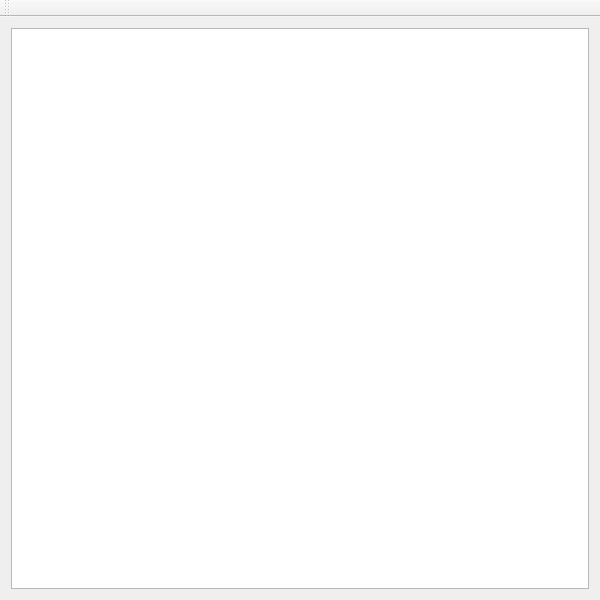
<?xml version="1.0" encoding="UTF-8"?>
<ui version="4.0">
 <class>MainWindow</class>
 <widget class="QMainWindow" name="MainWindow">
  <property name="geometry">
   <rect>
    <x>0</x>
    <y>0</y>
    <width>600</width>
    <height>600</height>
   </rect>
  </property>
  <property name="minimumSize">
   <size>
    <width>600</width>
    <height>600</height>
   </size>
  </property>
  <property name="windowTitle">
   <string>Mesa + Ray Casting</string>
  </property>
  <widget class="QWidget" name="centralWidget">
   <layout class="QHBoxLayout" name="horizontalLayout">
    <item>
     <widget class="QGraphicsView" name="graphicsView"/>
    </item>
   </layout>
  </widget>
  <widget class="QToolBar" name="mainToolBar">
   <attribute name="toolBarArea">
    <enum>TopToolBarArea</enum>
   </attribute>
   <attribute name="toolBarBreak">
    <bool>false</bool>
   </attribute>
  </widget>
 </widget>
 <layoutdefault spacing="6" margin="11"/>
 <resources/>
 <connections/>
</ui>
